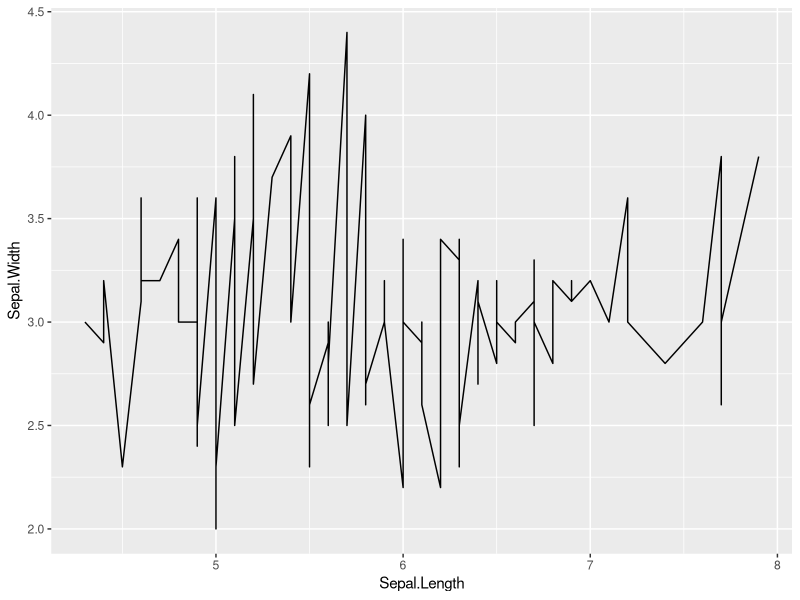
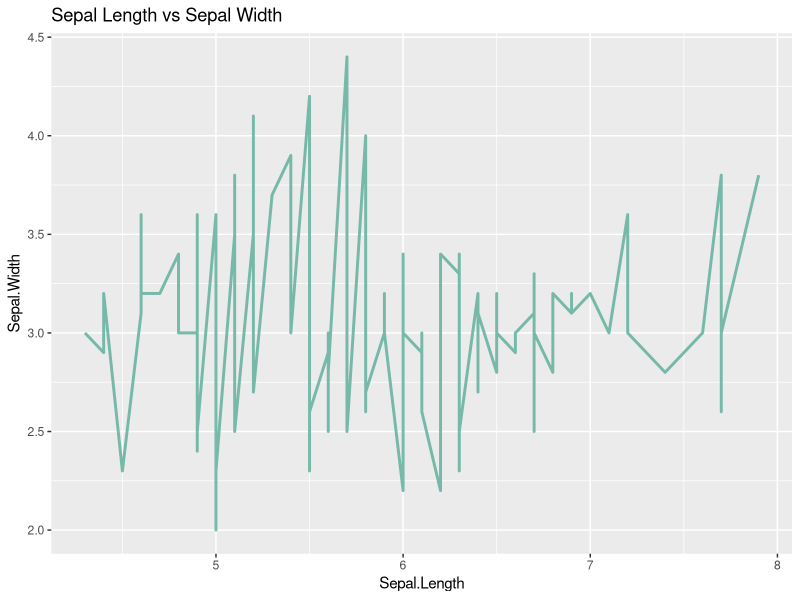

Source code (R) for these figures, in order:
#loading library
library(ggplot2)

head(iris)

#plotting line chart
ggplot(iris, aes(x=Sepal.Length, y= Sepal.Width))+
  geom_line()

#customizing line chart
ggplot(iris, aes(x=Sepal.Length, y= Sepal.Width))+
  geom_line(color="#69b3a2", size=1, alpha=0.9, linetype=1)+
  ggtitle("Sepal Length vs Sepal Width")

